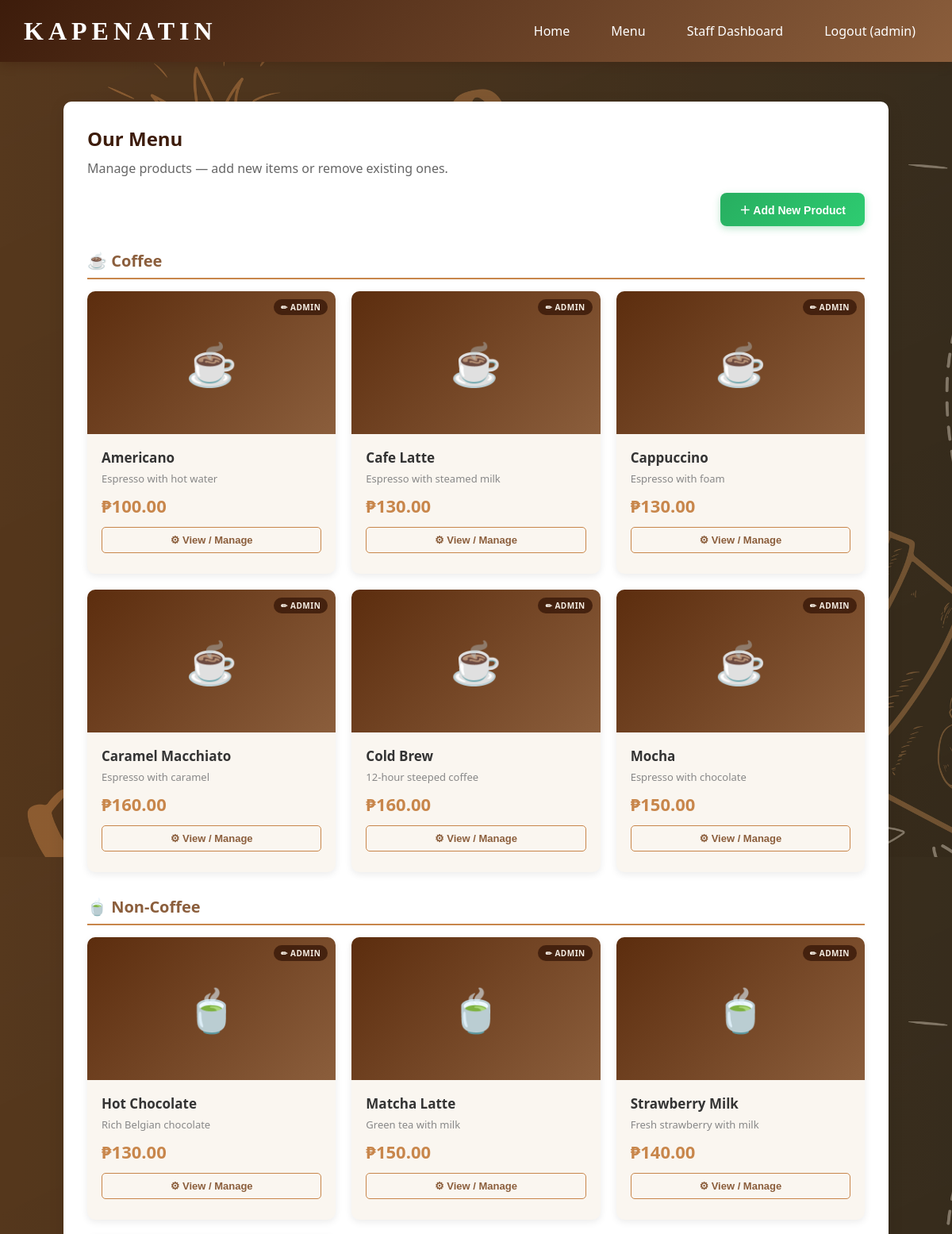
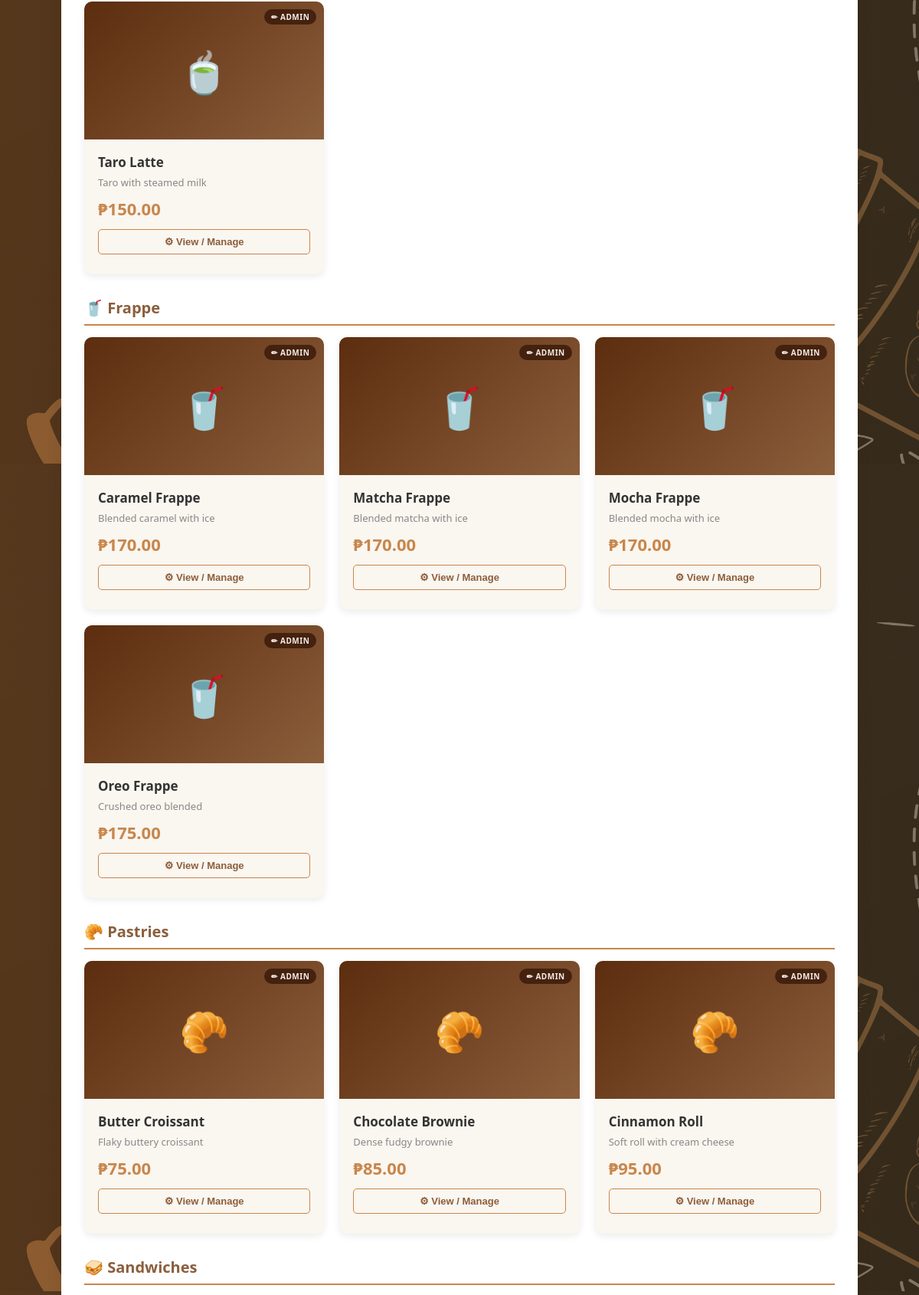
Page /menu.php (signed in, upper part) on the committed database (2 pictures, top to bottom).
### tables this page shows
CREATE TABLE IF NOT EXISTS products (
    id INT AUTO_INCREMENT PRIMARY KEY,
    code VARCHAR(50) UNIQUE NOT NULL,
    name VARCHAR(200) NOT NULL,
    price DECIMAL(10,2) NOT NULL,
    category_id INT,
    description TEXT,
    image VARCHAR(500) DEFAULT NULL COMMENT 'Relative path e.g. imgs/products/COF001.jpg',
    is_available TINYINT(1) DEFAULT 1,
    has_sizes  TINYINT(1) DEFAULT 1,
    has_milk   TINYINT(1) DEFAULT 1,
    has_sugar  TINYINT(1) DEFAULT 1,
    has_addons TINYINT(1) DEFAULT 1,
    created_at TIMESTAMP DEFAULT CURRENT_TIMESTAMP,
    FOREIGN KEY (category_id) REFERENCES categories(id) ON DELETE SET NULL
);

### menu.php (the view, shortened to what this page needs)
<?php
require("config.php");
$is_admin   = ($_SESSION['role'] ?? '') === 'admin';
$prods_query = $mysqli->query("SELECT p.*, c.name as cat_name FROM products p LEFT JOIN categories c ON p.category_id = c.id WHERE p.is_available = 1 ORDER BY p.category_id, p.name");
$by_category = [];
while ($p = $prods_query->fetch_assoc()) {
    $by_category[$p['cat_name']][] = $p;
}
?>
<!DOCTYPE html>
<html>
<head>
</head>
<body>
    <header>
        <nav>
            <div class="logo"> <a href = "index.php">KAPENATIN</a></div>
            <div class="nav-links">
                <a href="index.php">Home</a>
                <a href="menu.php">Menu</a>
                <?php if ($is_admin): ?>
                    <a href="staff_dashboard.php">Staff Dashboard</a>
                <?php endif; ?>
                <a href="logout.php">Logout (<?php echo htmlspecialchars($_SESSION['role'] === 'guest' ? 'Guest' : $_SESSION['username']); ?>)</a>
            </div>
        </nav>
    </header>
    <div class="container">
        <div class="menu-container">
            <h2>Our Menu</h2>
            <p><?php echo $is_admin ? 'Manage products — add new items or remove existing ones.' : 'Crafted to perfection, customized for you'; ?></p>
            <?php if ($is_admin): ?>
            <div class="admin-bar">
                <button class="btn-add-product" onclick="openAddModal()">＋ Add New Product</button>
            </div>
            <?php endif; ?>
            <?php
            $cat_emoji = ['Coffee'=>'☕','Non-Coffee'=>'🍵','Frappe'=>'🥤','Pastries'=>'🥐','Sandwiches'=>'🥪'];
            foreach ($by_category as $cat_name => $products):
                $emoji = $cat_emoji[$cat_name] ?? '☕';
            ?>
                <div class="category-title"><?php echo $emoji . ' ' . htmlspecialchars($cat_name); ?></div>
                <div class="products-grid">
                    <?php foreach ($products as $product):
                    ?>
                        <div class="product-card">
                            <?php if ($is_admin): ?>
                                <div class="admin-badge">✏ Admin</div>
                            <?php endif; ?>
                            <?php if (!empty($product['image']) && file_exists($product['image'])): ?>
                                <img src="<?php echo htmlspecialchars($product['image']); ?>" alt="<?php echo htmlspecialchars($product['name']); ?>" class="product-img">
                            <?php else: ?>
                                <div class="product-img-placeholder"><?php echo $emoji; ?></div>
                            <?php endif; ?>
                            <div class="product-info">
                                <div class="product-name"><?php echo htmlspecialchars($product['name']); ?></div>
                                <div class="product-desc"><?php echo htmlspecialchars($product['description']); ?></div>
                                <div class="product-price">₱<?php echo number_format($product['price'], 2); ?></div>
                                <button class="customize-toggle" onclick="toggleCustomize('<?php echo $product['code']; ?>')">
                                    <?php echo $is_admin ? '⚙ View / Manage' : '⚙ Customize & Add to Cart'; ?>
                                </button>
                            </div>
                        </div>
                    <?php endforeach; ?>
                </div>
            <?php endforeach; ?>
        </div>
    </div>
</body>
</html>

### menu.php (style rules this page uses)
* { margin: 0; padding: 0; box-sizing: border-box; }
body { font-family: 'Segoe UI', Tahoma, Geneva, Verdana, sans-serif; background-image: url(bg.png); min-height: 100vh; }
header { background: linear-gradient(135deg, #3d1c0b 0%, #8b5e3c 100%); box-shadow: 0 4px 12px rgba(61,28,11,0.3); width: 100%; }
nav { display: flex; justify-content: space-between; align-items: center; padding: 20px 30px; }
.logo { font-family: 'Quiapo Free';font-size: 32px; font-weight: bold; color: white;letter-spacing: 6px; }
.logo a { text-decoration: none; color:white; }
.nav-links { display: flex; gap: 20px; align-items: center; }
.nav-links a { text-decoration: none; color: white; font-weight: 500; padding: 8px 16px; border-radius: 5px; transition: all 0.3s; }
.container { max-width: 90%; margin: 30px auto; padding: 20px; }
.menu-container { background: white; padding: 30px; border-radius: 10px; box-shadow: 0 5px 20px rgba(0,0,0,0.1); }
h2 { color: #3d1c0b; margin-bottom: 10px; }
.menu-container > p { color: #666; margin-bottom: 20px; }
.category-title { font-size: 20px; font-weight: bold; color: #8b5e3c; margin: 30px 0 15px; padding-bottom: 8px; border-bottom: 2px solid #c8864b; }
.products-grid { display: grid; grid-template-columns: repeat(auto-fill, minmax(260px, 1fr)); gap: 20px; margin-bottom: 10px; }
.product-card { background: #faf6f0; border-radius: 10px; overflow: hidden; box-shadow: 0 3px 10px rgba(0,0,0,0.08); transition: transform 0.2s, box-shadow 0.2s; position: relative; }
.product-img-placeholder { width: 100%; height: 180px; background: linear-gradient(135deg, #5c2d0e, #8b5e3c); display: flex; align-items: center; justify-content: center; font-size: 52px; }
.product-info { padding: 18px; }
.product-name { font-size: 17px; font-weight: 600; color: #333; margin-bottom: 6px; }
.product-desc { font-size: 13px; color: #888; margin-bottom: 10px; }
.product-price { font-size: 22px; font-weight: bold; color: #c8864b; margin-bottom: 12px; }
.customize-toggle { background: none; border: 1px solid #c8864b; color: #8b5e3c; width: 100%; padding: 8px; border-radius: 5px; font-size: 13px; font-weight: 600; cursor: pointer; margin-bottom: 8px; }
.admin-bar { display: flex; justify-content: flex-end; margin-bottom: 24px; }
.btn-add-product { background: linear-gradient(135deg, #27ae60, #2ecc71); color: white; border: none; padding: 11px 24px; border-radius: 8px; font-size: 14px; font-weight: 600; cursor: pointer; box-shadow: 0 3px 10px rgba(39,174,96,0.3); transition: all 0.2s; }
.admin-badge { position: absolute; top: 10px; right: 10px; background: rgba(61,28,11,0.85); color: #f5ede3; font-size: 10px; font-weight: 700; padding: 3px 9px; border-radius: 50px; letter-spacing: 0.5px; text-transform: uppercase; backdrop-filter: blur(2px); }

### rows in the picture
products: emoji "☕", name "Americano", description "Espresso with hot water", price "100.00"
products: emoji "☕", name "Cafe Latte", description "Espresso with steamed milk", price "130.00"
products: emoji "☕", name "Cappuccino", description "Espresso with foam", price "130.00"
products: emoji "☕", name "Caramel Macchiato", description "Espresso with caramel", price "160.00"
products: emoji "☕", name "Cold Brew", description "12-hour steeped coffee", price "160.00"
products: emoji "☕", name "Mocha", description "Espresso with chocolate", price "150.00"
products: emoji "🍵", name "Hot Chocolate", description "Rich Belgian chocolate", price "130.00"
products: emoji "🍵", name "Matcha Latte", description "Green tea with milk", price "150.00"
products: emoji "🍵", name "Strawberry Milk", description "Fresh strawberry with milk", price "140.00"
products: emoji "🍵", name "Taro Latte", description "Taro with steamed milk", price "150.00"
products: emoji "🥤", name "Caramel Frappe", description "Blended caramel with ice", price "170.00"
products: emoji "🥤", name "Matcha Frappe", description "Blended matcha with ice", price "170.00"
products: emoji "🥤", name "Mocha Frappe", description "Blended mocha with ice", price "170.00"
products: emoji "🥤", name "Oreo Frappe", description "Crushed oreo blended", price "175.00"
products: emoji "🥐", name "Butter Croissant", description "Flaky buttery croissant", price "75.00"
products: emoji "🥐", name "Chocolate Brownie", description "Dense fudgy brownie", price "85.00"
products: emoji "🥐", name "Cinnamon Roll", description "Soft roll with cream cheese", price "95.00"

### other values in the picture
$_SESSION['role'] === 'guest' ? 'Guest' : $_SESSION['username'] "admin"
$emoji "☕"
$cat_name "Coffee"
$emoji "🍵"
$cat_name "Non-Coffee"
$emoji "🥤"
$cat_name "Frappe"
$emoji "🥐"
$cat_name "Pastries"
$emoji "🥪"
$cat_name "Sandwiches"
